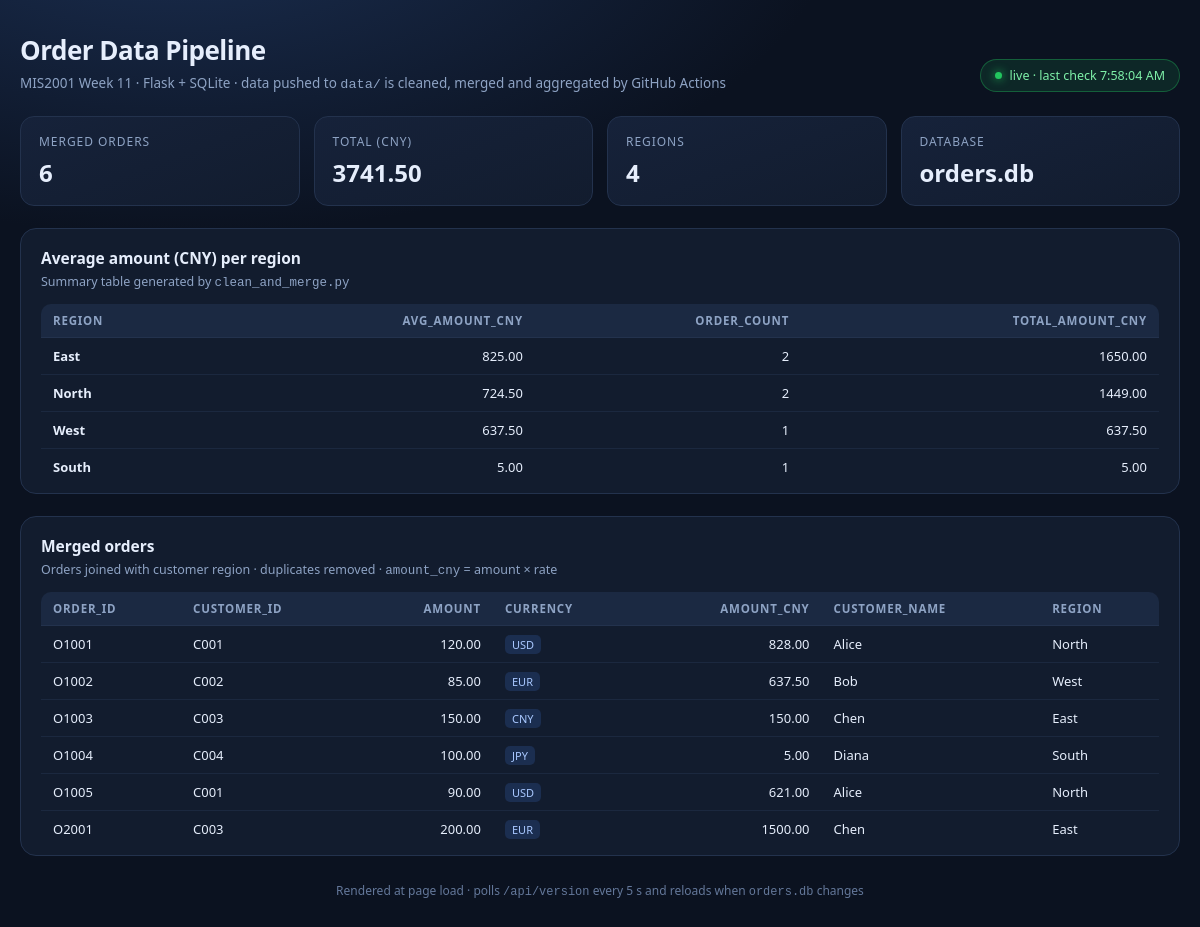
The page / on the database its author committed.
### tables this page shows
CREATE TABLE "region_summary" (
"region" TEXT,
  "avg_amount_cny" REAL,
  "order_count" INTEGER,
  "total_amount_cny" REAL
);

CREATE TABLE "orders_merged" (
"order_id" TEXT,
  "customer_id" TEXT,
  "amount" INTEGER,
  "currency" TEXT,
  "amount_cny" REAL,
  "customer_name" TEXT,
  "region" TEXT
);

### app.py (the view)
@app.route("/")
def index() -> str:
    order_cols, orders = fetch_table(ORDER_TABLE)
    orders = sort_rows(order_cols, orders)
    summary_cols, summary = fetch_table(SUMMARY_TABLE)
    summary = sort_rows(summary_cols, summary, numeric="avg_amount_cny")
    revenue = sum(r.get("amount_cny") or 0 for r in orders)
    totals = {
        "orders": len(orders),
        "revenue": round(revenue, 2),
        "regions": len(summary),
    }
    return render_template(
        "index.html",
        order_cols=order_cols,
        orders=orders,
        summary_cols=summary_cols,
        summary=summary,
        totals=totals,
        db_exists=DB_PATH.exists(),
    )

### app.py (called while the page is built)
def fetch_table(table: str) -> tuple[list[str], list[dict]]:
    if not DB_PATH.exists():
        return [], []
    try:
        with sqlite3.connect(f"file:{DB_PATH}?mode=ro", uri=True, timeout=5) as conn:
            conn.row_factory = sqlite3.Row
            cursor = conn.execute(f"SELECT * FROM {table}")
            columns = [d[0] for d in cursor.description] if cursor.description else []
            return columns, [dict(row) for row in cursor.fetchall()]
    except sqlite3.Error:
        return [], []

def sort_rows(columns: list[str], rows: list[dict], numeric: str | None = None) -> list[dict]:
    keys = [c for c in ("order_date", "order_id") if c in columns]
    if keys:
        return sorted(rows, key=lambda r: tuple(str(r.get(k) or "") for k in keys))
    if numeric and numeric in columns:
        return sorted(rows, key=lambda r: r.get(numeric) or 0, reverse=True)
    return rows

### templates/index.html (shortened to what this page needs)
<!DOCTYPE html>
<html lang="en">
<head>
</head>
<body>
<div class="wrap">
  <header>
    <div>
      <h1>Order Data Pipeline</h1>
      <p class="sub">MIS2001 Week 11 · Flask + SQLite · data pushed to <code>data/</code> is cleaned, merged and aggregated by GitHub Actions</p>
    </div>
    <div class="pill"><span class="dot"></span><span id="status">live · auto-refresh on database change</span></div>
  </header>
  <div class="cards">
    <div class="card"><div class="k">Merged orders</div><div class="v">{{ totals.orders }}</div></div>
    <div class="card"><div class="k">Total (CNY)</div><div class="v">{{ "%.2f"|format(totals.revenue) }}</div></div>
    <div class="card"><div class="k">Regions</div><div class="v">{{ totals.regions }}</div></div>
    <div class="card"><div class="k">Database</div><div class="v">{{ "orders.db" if db_exists else "not built" }}</div></div>
  </div>
  <section>
    <h2>Average amount (CNY) per region</h2>
    <p class="hint">Summary table generated by <code>clean_and_merge.py</code></p>
    <div class="scroll">
      <table>
        <thead>
          <tr>{% for c in summary_cols %}<th class="{{ 'num' if 'amount' in c or 'count' in c }}">{{ c }}</th>{% endfor %}</tr>
        </thead>
        <tbody>
          {% for row in summary %}
          <tr>
            {% for c in summary_cols %}
              {% if c == 'region' %}<td class="region">{{ row[c] }}</td>
              {% elif 'amount' in c %}<td class="num">{{ "%.2f"|format(row[c] or 0) }}</td>
              {% else %}<td class="num">{{ row[c] }}</td>{% endif %}
            {% endfor %}
          </tr>
          {% else %}
          <tr><td colspan="9" class="empty">No data yet — run <code>python clean_and_merge.py</code></td></tr>
          {% endfor %}
        </tbody>
      </table>
    </div>
  </section>
  <section>
    <h2>Merged orders</h2>
    <p class="hint">Orders joined with customer region · duplicates removed · <code>amount_cny</code> = amount × rate</p>
    <div class="scroll">
      <table>
        <thead>
          <tr>{% for c in order_cols %}<th class="{{ 'num' if 'amount' in c }}">{{ c }}</th>{% endfor %}</tr>
        </thead>
        <tbody>
          {% for row in orders %}
          <tr>
            {% for c in order_cols %}
              {% if 'amount' in c %}<td class="num">{{ "%.2f"|format(row[c] or 0) }}</td>
              {% elif c == 'currency' %}<td><span class="tag">{{ row[c] }}</span></td>
              {% else %}<td>{{ row[c] }}</td>{% endif %}
            {% endfor %}
          </tr>
          {% else %}
          <tr><td colspan="12" class="empty">No data yet — run <code>python clean_and_merge.py</code></td></tr>
          {% endfor %}
        </tbody>
      </table>
    </div>
  </section>
  <footer>Rendered at page load · polls <code>/api/version</code> every 5 s and reloads when <code>orders.db</code> changes</footer>
</div>
</body>
</html>

### templates/index.html (style rules this page uses)
:root { --bg: #0b1220; --panel: #121c2e; --panel-2: #16223a; --line: #23324d; --text: #e6eefc; --muted: #8ea3c4; --accent: #4f8cff; --accent-2: #22c55e; }
* { box-sizing: border-box; }
body { margin: 0; padding: 32px 20px 56px; font-family: "Segoe UI", Inter, system-ui, -apple-system, sans-serif; color: var(--text); background: radial-gradient(1200px 600px at 15% -10%, #1b2f52 0%, var(--bg) 55%); min-height: 100vh; }
.wrap { max-width: 1180px; margin: 0 auto; }
header { display: flex; flex-wrap: wrap; gap: 16px; align-items: flex-end; justify-content: space-between; margin-bottom: 24px; }
h1 { font-size: 26px; margin: 0 0 6px; letter-spacing: -.02em; }
.sub { color: var(--muted); font-size: 13.5px; margin: 0; }
.pill { display: inline-flex; align-items: center; gap: 8px; padding: 7px 14px; border-radius: 999px; font-size: 12.5px; background: rgba(34, 197, 94, .12); color: #7ef0a8; border: 1px solid rgba(34,197,94,.35); }
.dot { width: 7px; height: 7px; border-radius: 50%; background: var(--accent-2); box-shadow: 0 0 10px var(--accent-2); }
.cards { display: grid; grid-template-columns: repeat(auto-fit, minmax(180px, 1fr)); gap: 14px; margin-bottom: 22px; }
.card { background: linear-gradient(160deg, var(--panel-2), var(--panel)); border: 1px solid var(--line); border-radius: 14px; padding: 16px 18px; }
.card .k { font-size: 12px; text-transform: uppercase; letter-spacing: .08em; color: var(--muted); }
.card .v { font-size: 24px; font-weight: 650; margin-top: 6px; }
section { background: var(--panel); border: 1px solid var(--line); border-radius: 16px; padding: 18px 20px 8px; margin-bottom: 22px; }
section h2 { font-size: 15.5px; margin: 0 0 4px; }
section p.hint { color: var(--muted); font-size: 12.5px; margin: 0 0 14px; }
.scroll { overflow: auto; max-height: 460px; border-radius: 10px; }
table { width: 100%; border-collapse: collapse; font-size: 13px; }
thead th { position: sticky; top: 0; z-index: 1; background: #1b2942; color: var(--muted); text-align: left; font-weight: 600; font-size: 11.5px; text-transform: uppercase; letter-spacing: .07em; padding: 9px 12px; white-space: nowrap; border-bottom: 1px solid var(--line); }
tbody td { padding: 9px 12px; border-bottom: 1px solid rgba(35,50,77,.55); white-space: nowrap; }
tbody tr:last-child td { border-bottom: none; }
.num { text-align: right; font-variant-numeric: tabular-nums; }
.region { font-weight: 600; }
.tag { font-size: 11px; padding: 2px 7px; border-radius: 5px; background: rgba(79,140,255,.16); color: #a9c8ff; }
footer { color: #64789a; font-size: 12px; text-align: center; margin-top: 26px; }

### rows shown on the page
region_summary: region "East", avg_amount_cny "825.00" "1650.00", order_count "2"
region_summary: region "North", avg_amount_cny "724.50" "1449.00", order_count "2"
region_summary: region "West", avg_amount_cny "637.50" "637.50", order_count "1"
region_summary: region "South", avg_amount_cny "5.00" "5.00", order_count "1"
orders_merged: order "O1001" "C001" "Alice" "North", amount "120.00" "828.00", currency "USD"
orders_merged: order "O1002" "C002" "Bob" "West", amount "85.00" "637.50", currency "EUR"
orders_merged: order "O1003" "C003" "Chen" "East", amount "150.00" "150.00", currency "CNY"
orders_merged: order "O1004" "C004" "Diana" "South", amount "100.00" "5.00", currency "JPY"
orders_merged: order "O1005" "C001" "Alice" "North", amount "90.00" "621.00", currency "USD"
orders_merged: order "O2001" "C003" "Chen" "East", amount "200.00" "1500.00", currency "EUR"

### other values the page prints
{{ totals.orders }} "6"
{{ "%.2f"|format(totals.revenue) }} "3741.50"
{{ totals.regions }} "4"
{{ "orders.db" if db_exists else "not built" }} "orders.db"
{{ c }} "REGION" "AVG_AMOUNT_CNY" "ORDER_COUNT" "TOTAL_AMOUNT_CNY"
{{ c }} "ORDER_ID" "CUSTOMER_ID" "AMOUNT" "CURRENCY" "AMOUNT_CNY" "CUSTOMER_NAME" "REGION"
